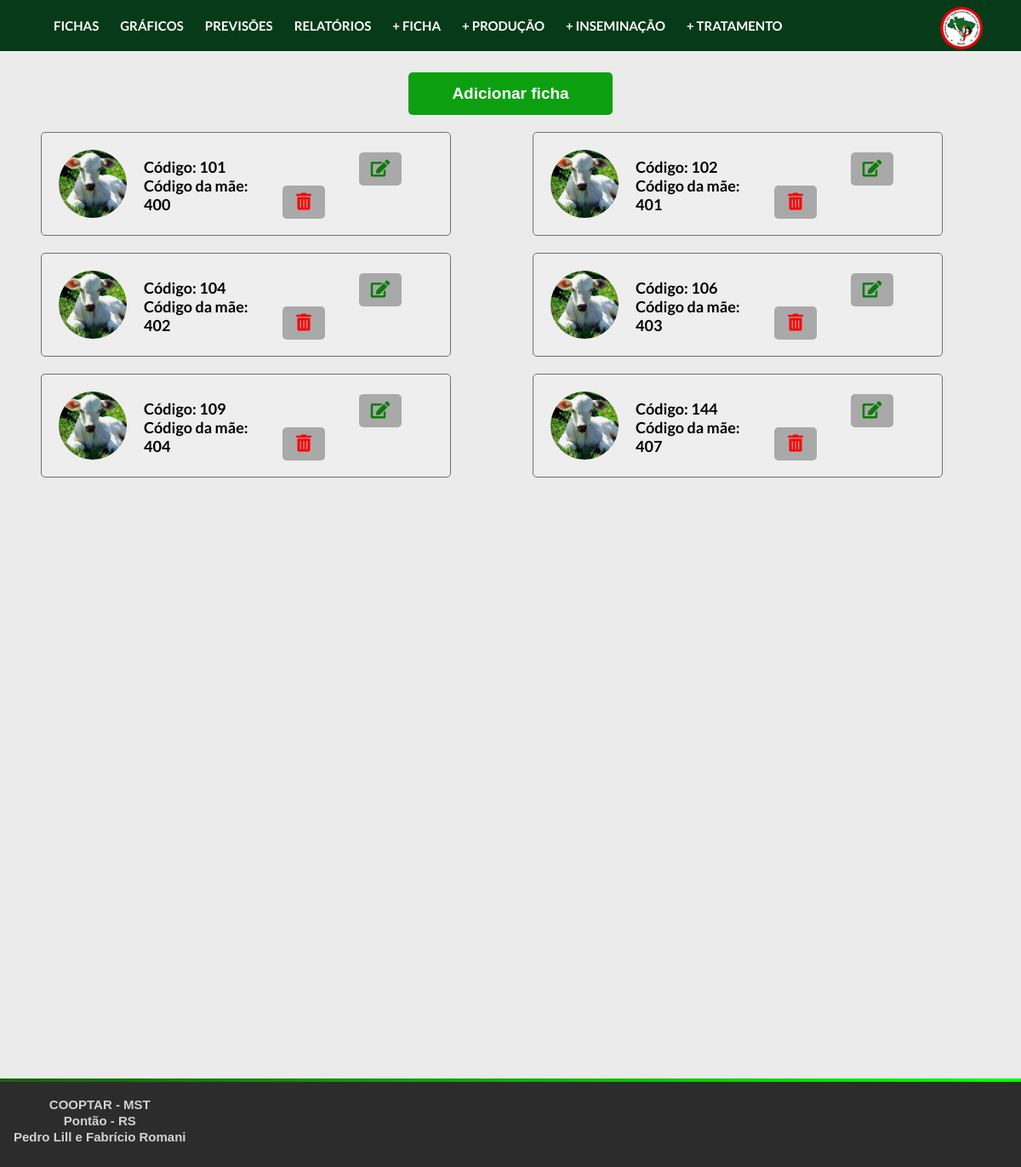
Page /controller/views/listaFicha.php on the committed database.
### tables this page shows
create table ficha(
  codAnimal INTEGER,
  dtNascimento DATE NOT NULL,
  codMae INTEGER NOT NULL,
  nomePai VARCHAR(30) NOT NULL,
  estadoVida INTEGER NOT NULL, 
  nomeImagem VARCHAR(30) NOT NULL,
  PRIMARY KEY (codAnimal)
);

### controller/classes/Conexao.php (called while the page is built)
<?php
    class Conexao{
        public static $conexao;
        public static function conecta(){
            if(!isset(self::$conexao)){
                try{
                    self::$conexao = new PDO("mysql:host=localhost; dbname=projetointegrado", "admcooptar", "12345");
                }
                catch(PDOException $e){
                    echo "Erro de conexão: ". $e->getMessage();
                    die();
                }
            }
            return self::$conexao;
        }
    }
?>

### controller/classes/FichaDAO.php (called while the page is built, shortened)
<?php
    require_once "Conexao.php";
    require_once "Ficha.php";
    class FichaDAO{
        public $conexao;
        public function __construct(){
            $this->conexao = Conexao::conecta();
        }
        public function listar(){
            try{
                $query = $this->conexao->prepare("select * from ficha order by codAnimal");
                $query->execute();
                $registros = $query->fetchAll(PDO::FETCH_CLASS, "Ficha");
                return $registros;
            }
            catch(PDOException $e){
                echo "Erro no acesso aos dados: ". $e->getMessage();
            }
        }
    }
?>

### controller/classes/Ficha.php (called while the page is built, shortened)
<?php
    class Ficha{
        private $codAnimal;
        private $codMae;
        private $nomeImagem;
        public function getCodAnimal(){
            return $this->codAnimal;
        }
        public function getCodMae(){
            return $this->codMae;
        }
        public function getNomeImagem(){
            return $this->nomeImagem;
        }
    }
?>

### controller/views/listaFicha.php (the view, shortened to what this page needs)
<!DOCTYPE html>
<html lang="pt-br">
<head>
  <link href="../css/style.css" rel="stylesheet">
  <link href="../css/adicionar-ficha.css" rel="stylesheet">
  <link href="../css/lista-fichas.css" rel="stylesheet">
</head>
<body>
<?php require_once("../includes/header.php");?>
<div class="lista_fichas">
    <button class="button-form" onclick="window.location.href='fichaController.php?acao=adiciona'">Adicionar ficha</button>
        <?php
        require_once "../controller/classes/FichaDAO.php";
        $obj = new FichaDAO();
        $lista = $obj->listar();
        if(count($lista) == 0){
            echo "Nenhuma ficha encontrada.";
        }else{
            foreach ($lista as $ficha){
        ?>
        <div class="ficha">
            <div class="label">
                <div class="ficha_img">
                    <img src="../img/<?=$ficha->getNomeImagem()?>" alt="imagem_animal">
                </div>
                <div class="ficha_descricao">
                    <strong>Código: <?=$ficha->getCodAnimal()?> </strong>
                    <strong>Código da mãe: <?=$ficha->getCodMae() ?> </strong>
                </div>
                <div>
                    <button class="button-edit" onclick="window.location.href='fichaController.php?acao=altera&codAnimal=<?=$ficha->getCodAnimal() ?>'"><i class="fa fa-edit fa-1x"></i></button>
                    <button class="button-delete" onclick='verificarExcluir(<?=$ficha->getCodAnimal()?>)'><i class="fa fa-trash-alt fa-1x"></i></button>
                </div>
            </div>
        </div>
    <?php
        }
      }
    ?>
  </div>
  <?php require_once("../includes/footer.php");?>
</body>

### css/style.css (style rules this page uses)
:root { --primary-color: #073a18; }
body { font-family: 'Lato', sans-serif; margin: 0; transition: transform 0.3s; background-color: #ebebeb; }
button, input[type='submit'] { border: 0; border-radius: 5px; color: #fff; cursor: pointer; padding: 8px 12px; }

### css/adicionar-ficha.css (style rules this page uses)
.button-form { background-color: #0ca011; color: white; padding: 14px 20px; margin: 15px 0 0 40%; border: none; cursor: pointer; width: 20%; font-size: 19px; font-weight: bold; }

### css/lista-fichas.css (style rules this page uses)
.lista_fichas { display: flex; flex-direction: row; justify-content: flex-start; flex-wrap: wrap; margin-top: 10px; }
.ficha { cursor: pointer; width: 40vw; height: 120px; font-size: 15px; background-color: #eeeeee; border: 1px solid #707070; margin: 20px 4vw 0 4vw; border-radius: 5px; transition: 0.3s; }
.ficha img { height: 80px; width: 80px; border-radius: 40px; margin: 0px 20x 0 20px; }
.ficha .label { display: flex; margin-top: 20px; margin-left: 20px; align-items: center; }
.ficha_descricao { margin-left: 20px; font-size: 18px; display: flex; flex-direction: column; }
.button-delete { background-color: #4d4d4d6e; color: #ff0000; font-size: 20px; width: 50px; margin-left: 10px; }
.button-edit { background-color: #4d4d4d6e; color: #097c09; font-size: 20px; width: 50px; margin-left: 100px; }

### rows in the picture
ficha: nomeImagem (picture), codAnimal "101", codMae "400"
ficha: nomeImagem (picture), codAnimal "102", codMae "401"
ficha: nomeImagem (picture), codAnimal "104", codMae "402"
ficha: nomeImagem (picture), codAnimal "106", codMae "403"
ficha: nomeImagem (picture), codAnimal "109", codMae "404"
ficha: nomeImagem (picture), codAnimal "144", codMae "407"
